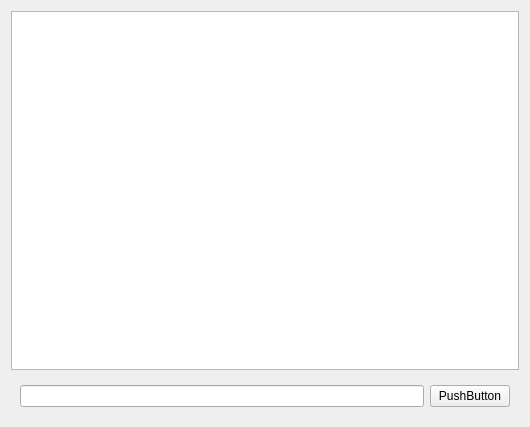
<?xml version="1.0" encoding="UTF-8"?>
<ui version="4.0">
 <class>HTTP_cilent</class>
 <widget class="QWidget" name="HTTP_cilent">
  <property name="geometry">
   <rect>
    <x>0</x>
    <y>0</y>
    <width>530</width>
    <height>427</height>
   </rect>
  </property>
  <property name="windowTitle">
   <string>HTTP_cilent</string>
  </property>
  <layout class="QVBoxLayout" name="verticalLayout">
   <item>
    <widget class="QPlainTextEdit" name="URL_view_Edit"/>
   </item>
   <item>
    <widget class="QWidget" name="widget" native="true">
     <layout class="QHBoxLayout" name="horizontalLayout">
      <item>
       <widget class="QLineEdit" name="URL_Edit"/>
      </item>
      <item>
       <widget class="QPushButton" name="send_Button">
        <property name="text">
         <string>PushButton</string>
        </property>
       </widget>
      </item>
     </layout>
    </widget>
   </item>
  </layout>
 </widget>
 <resources/>
 <connections/>
</ui>
